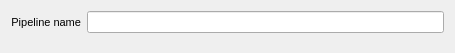
<?xml version="1.0" encoding="UTF-8"?>
<ui version="4.0">
 <class>Form</class>
 <widget class="QWidget" name="Form">
  <property name="geometry">
   <rect>
    <x>0</x>
    <y>0</y>
    <width>455</width>
    <height>53</height>
   </rect>
  </property>
  <property name="windowTitle">
   <string>Edit Pipeline Details</string>
  </property>
  <layout class="QVBoxLayout" name="verticalLayout">
   <item>
    <layout class="QGridLayout" name="gridLayout">
     <property name="sizeConstraint">
      <enum>QLayout::SetMaximumSize</enum>
     </property>
     <item row="0" column="1">
      <widget class="QLineEdit" name="nameLineEdit">
       <property name="sizePolicy">
        <sizepolicy hsizetype="MinimumExpanding" vsizetype="Minimum">
         <horstretch>0</horstretch>
         <verstretch>0</verstretch>
        </sizepolicy>
       </property>
      </widget>
     </item>
     <item row="0" column="0">
      <widget class="QLabel" name="nameLabel">
       <property name="sizePolicy">
        <sizepolicy hsizetype="Preferred" vsizetype="Minimum">
         <horstretch>0</horstretch>
         <verstretch>0</verstretch>
        </sizepolicy>
       </property>
       <property name="minimumSize">
        <size>
         <width>0</width>
         <height>0</height>
        </size>
       </property>
       <property name="font">
        <font>
         <pointsize>8</pointsize>
        </font>
       </property>
       <property name="text">
        <string notr="true">Pipeline name</string>
       </property>
       <property name="alignment">
        <set>Qt::AlignRight|Qt::AlignTrailing|Qt::AlignVCenter</set>
       </property>
      </widget>
     </item>
    </layout>
   </item>
   <item>
    <spacer name="verticalSpacer">
     <property name="orientation">
      <enum>Qt::Vertical</enum>
     </property>
     <property name="sizeHint" stdset="0">
      <size>
       <width>20</width>
       <height>40</height>
      </size>
     </property>
    </spacer>
   </item>
  </layout>
 </widget>
 <resources/>
 <connections/>
</ui>
